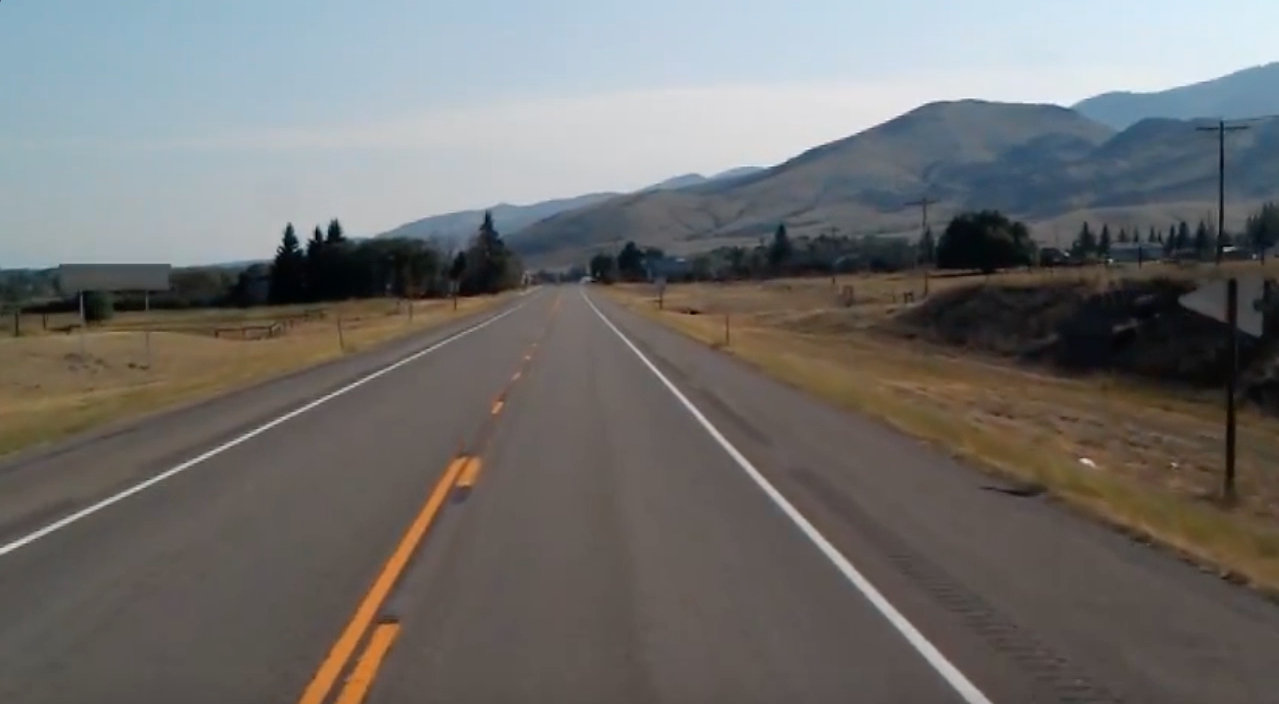
#> input picture intro_to_self_driving_cars/find_lanes/test-image.jpg, 1279 x 704 px
$ python annotate.py --input ../intro_to_self_driving_cars/find_lanes --annot ../intro_to_self_driving_cars/find_lanes   (older library calls are emulated)
#> lines starting #> are read from the running program, lines starting #| are printed output that depends on the picture; after the words box and inside, x2 and y2 are one past the last pixel; in counts of white or black regions, pixels touching at a corner belong together
from imutils import paths
import argparse
import imutils
import cv2
import os

ap = argparse.ArgumentParser()
ap.add_argument("-i", "--input", required=True,
                help="path to input directory of images")
ap.add_argument("-a", "--annot", required=True,
                help="path to output directory of annotations")
args = vars(ap.parse_args())

imagePaths = list(paths.list_images(args['input']))
counts = {}

for (i, imagePath) in enumerate(imagePaths):
    print("[INFO] processing image {}/{}".format(i+1, len(imagePaths)))

    try:
        image = cv2.imread(imagePath)
#> image is the input picture: shape (704, 1279, 3); mean B, G, R 109.7, 111.3, 112.3
        cv2.imshow("Original", image )
        dim = (image.shape[1] * 3, image.shape[0] * 3)
#> dim = (3837, 2112)
        scaled = cv2.resize(image, dim, interpolation=cv2.INTER_AREA)
        cv2.imshow("Scaled", scaled)
        gray = cv2.cvtColor(image, cv2.COLOR_BGR2GRAY)
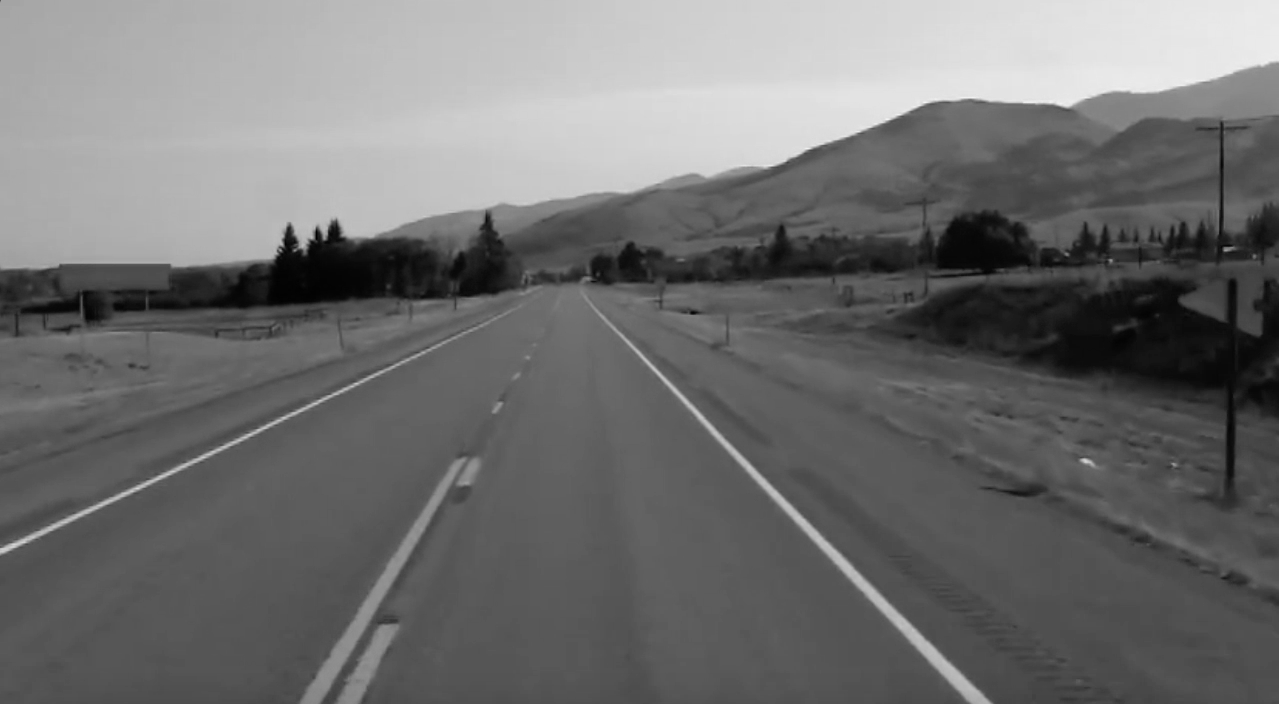
#> gray: shape (704, 1279); min 0, max 244, mean 111.4
        gray = cv2.copyMakeBorder(gray, 8,8,8,8, cv2.BORDER_REPLICATE)
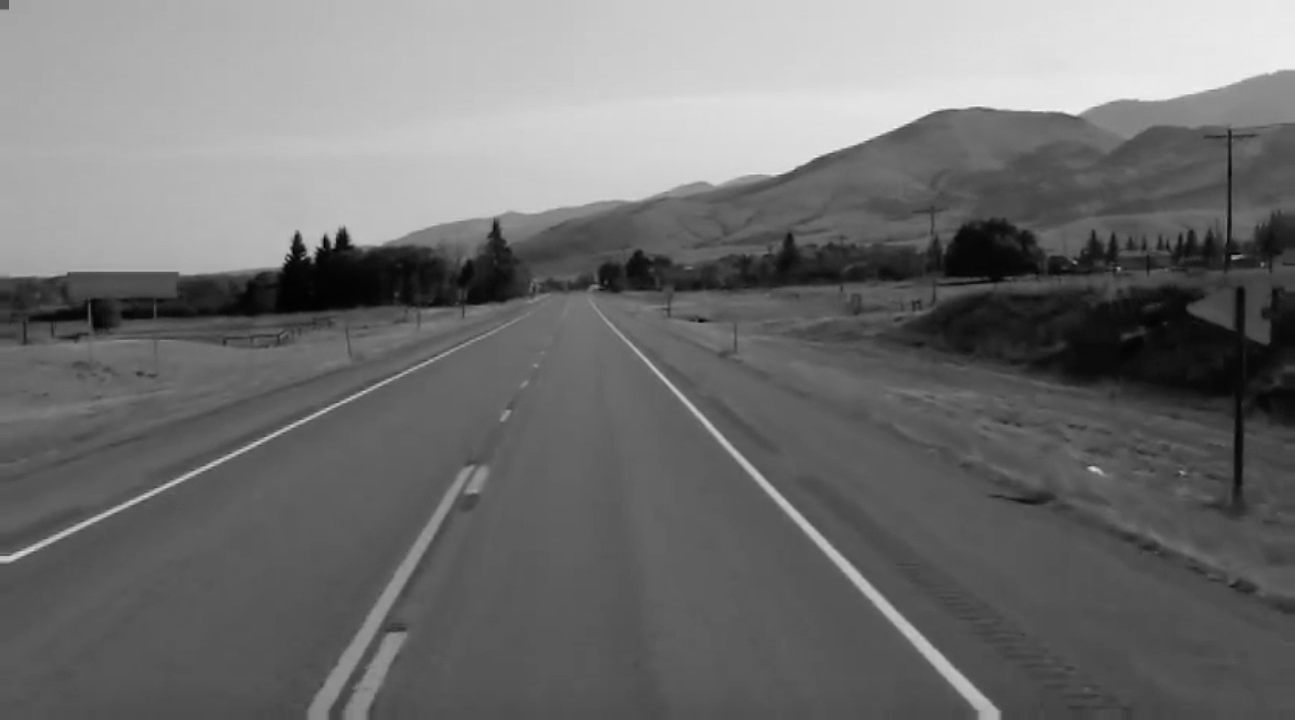
#> gray: shape (720, 1295); min 0, max 244, mean 111.9
        thresh = cv2.threshold(gray, 0, 255, cv2.THRESH_BINARY_INV | cv2.THRESH_OTSU)[1]
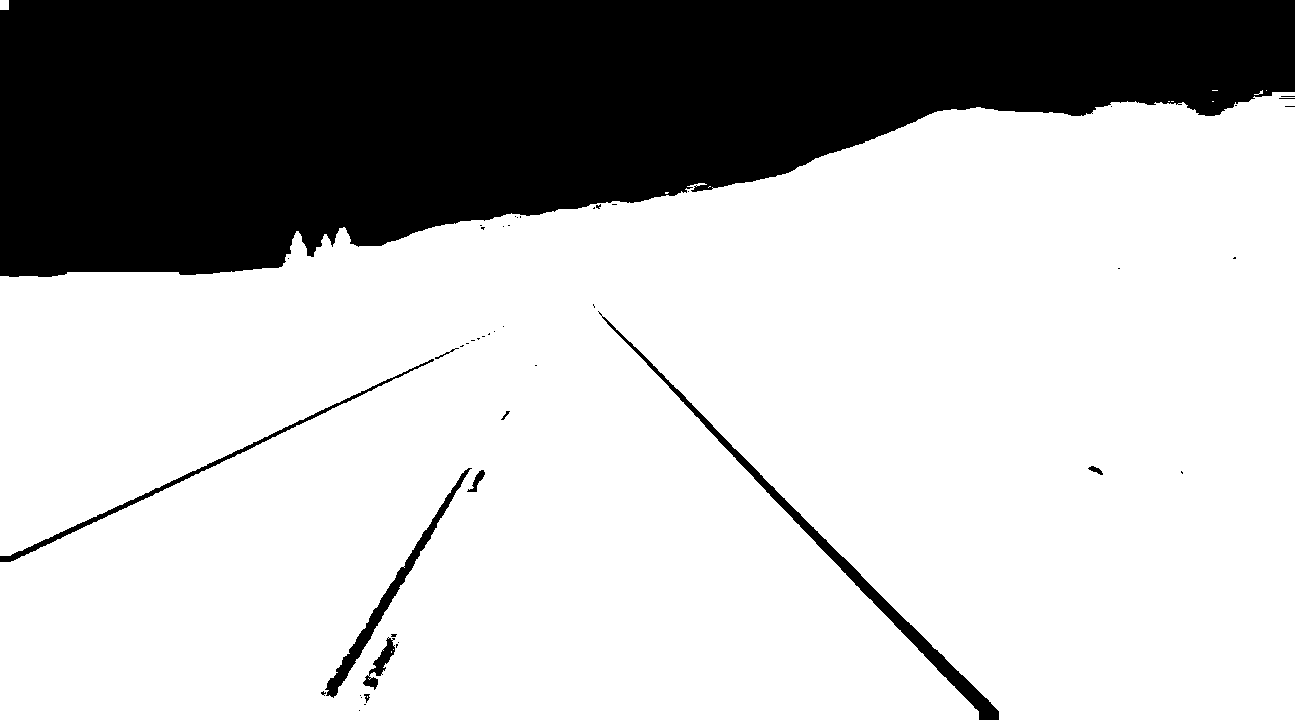
#> thresh: shape (720, 1295); 72.7% white; 48 black regions (38 under 20 px)
        cnts = cv2.findContours(thresh.copy(), cv2.RETR_EXTERNAL, cv2.CHAIN_APPROX_SIMPLE)
#> cnts = 10 contours, 8 with area under 20; largest, box (x1, y1, x2, y2) and area: (0, 92, 1295, 720) 678360, (0, 0, 9, 10) 72
        cnts = cnts[0] if imutils.is_cv2() else cnts[1]
        cnts = sorted(cnts, key=cv2.contourArea, reverse=True)[:4]
#> cnts = 4 contours, 2 with area under 20; largest, box (x1, y1, x2, y2) and area: (0, 92, 1295, 720) 678360, (0, 0, 9, 10) 72

        for c in cnts:
            (x, y, w, h) = cv2.boundingRect(c)
            roi = gray[y - 5:y + h + 5, x - 5:x + w + 5]

            cv2.imshow("ROI", imutils.resize(roi, width=28))
            key = cv2.waitKey(0)

            if key == ord("'"):
                print("[INFO] ignoring character")
                continue

#> (the run stopped early here; a loop or call above may not have finished)
